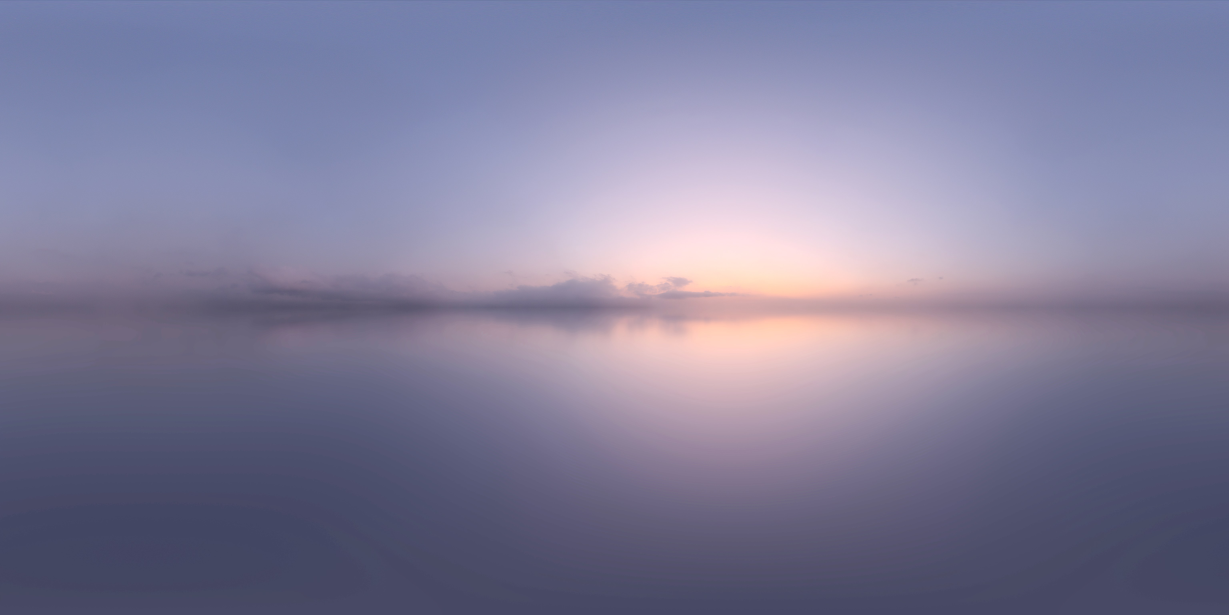
#> input picture assets_src/sky/qwantani_dusk_2_puresky_backdrop.jpg, 6144 x 3072 px, given in place of distressed_painted_planks_diff_2k.jpg, which was not available (shown at 1/5 size)
$ python 02_prepare_textures.py ../../../assets_src/sky/qwantani_dusk_2_puresky_backdrop.jpg
#> lines starting #> are read from the running program, lines starting #| are printed output that depends on the picture
"""由 Poly Haven 原图调色出项目贴图, 生成虚构招牌图集, 裁出参考图。
用法: python 02_prepare_textures.py <F:\\东京 路径>
"""
import glob
import os
import sys

import numpy as np
from PIL import Image, ImageDraw, ImageFilter, ImageFont

ROOT = os.path.dirname(os.path.dirname(os.path.abspath(__file__)))
TEX = os.path.join(ROOT, "textures")
REF = os.path.join(ROOT, "reference")
FONT = os.path.join(ROOT, "fonts", "ZenAntique-Regular.ttf")

# 所有招牌文字集中在这里, 同步抄到 japanese-text-list.csv 等人工核实
SHOP_NAME = "朝凪屋"
GOODS = "手焼きせんべい"
NOREN = "せんべい"
LANTERN = "朝凪"
PACK_A = "あられ"
PACK_B = "ざらめ"


def load(name):
#> called with name = 'distressed_painted_planks_diff_2k.jpg'
    return np.asarray(Image.open(os.path.join(TEX, name)).convert("RGB"), dtype=np.float32) / 255.0


def save(arr, name, size=None, quality=92):
    im = Image.fromarray((np.clip(arr, 0, 1) * 255).astype(np.uint8))
    if size:
        im = im.resize((size, size), Image.LANCZOS)
    im.save(os.path.join(TEX, name), quality=quality)


def lum(a):
    return (a * [0.2126, 0.7152, 0.0722]).sum(axis=2, keepdims=True)
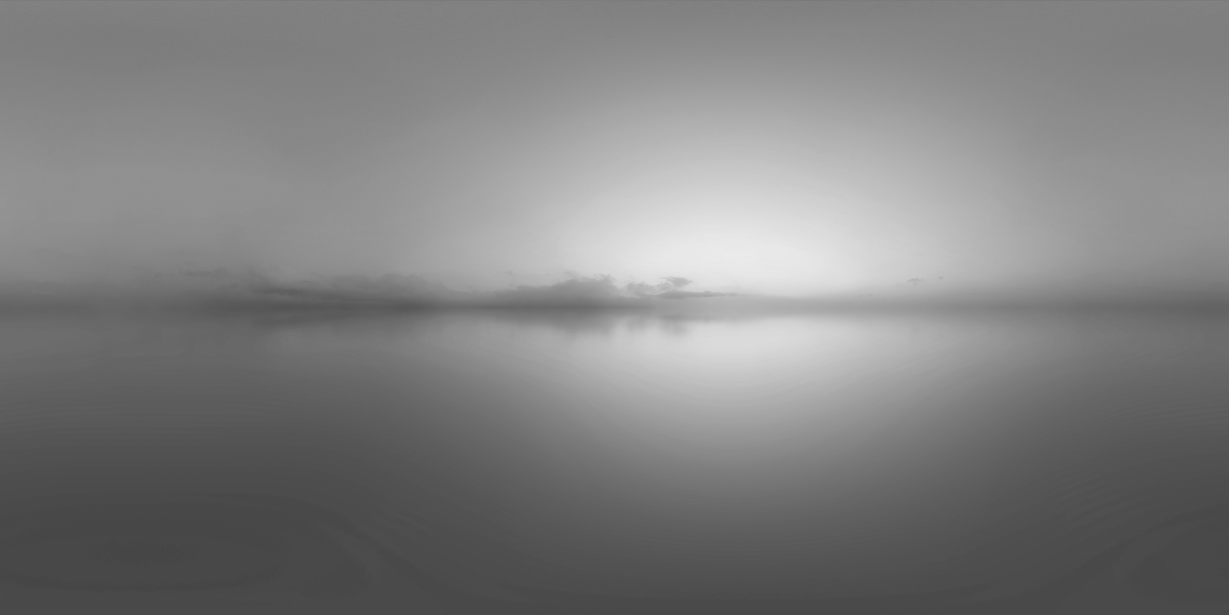
#> returned value: shape (3072, 6144, 1) float64 (shown at 1/5 size); min 0.266, max 0.94, mean 0.502


def grade():
    # 朱红涂装: 保留原图的掉漆, 涂层部分染朱红
    src = load("distressed_painted_planks_diff_2k.jpg")
    l = lum(src)
    detail = l / l.mean()
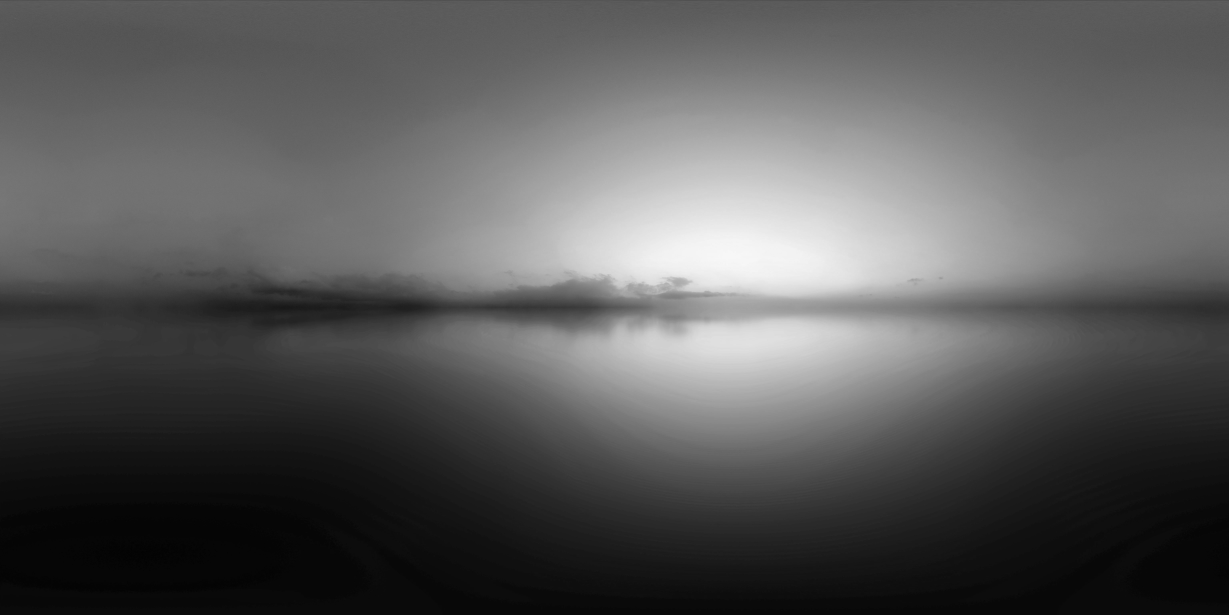
#> detail: shape (3072, 6144, 1) float64 (shown at 1/5 size); min 0.53, max 1.87, mean 1; drawn with min black and max white
    paint = np.array([0.56, 0.17, 0.10], dtype=np.float32) * detail
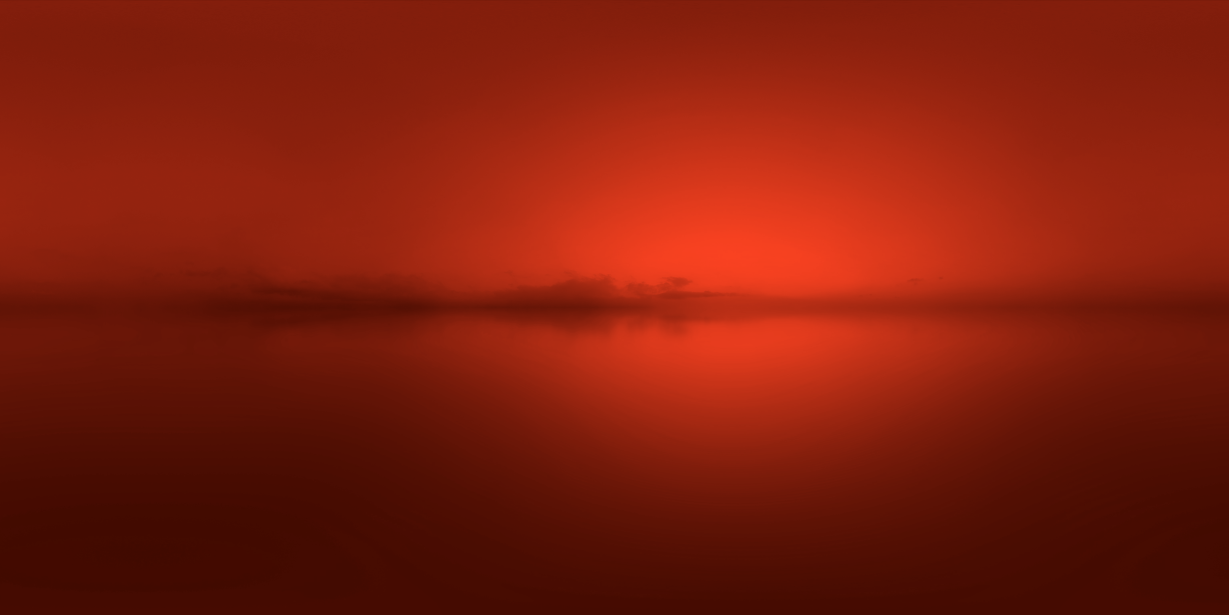
#> paint: shape (3072, 6144, 3) float64 (shown at 1/5 size); mean R, G, B 0.56, 0.17, 0.1; drawn with min black and max white
    # 原图橙色掉漆处露出暗木色
    chip = np.clip((src[..., 0:1] - src[..., 2:3]) * 6 - 0.45, 0, 1)
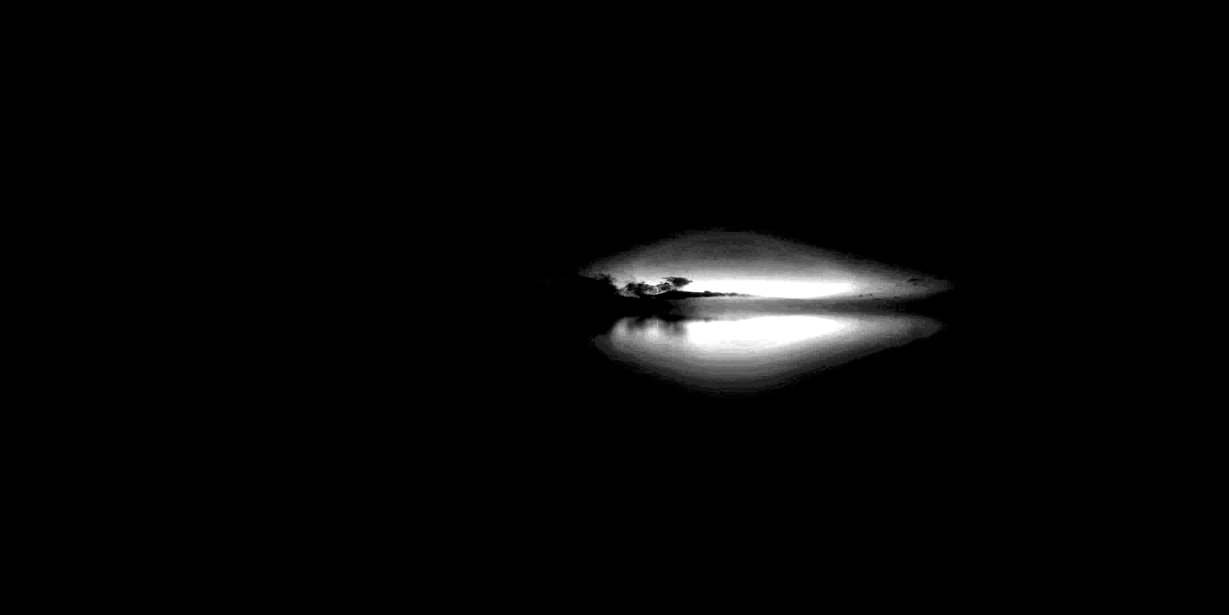
#> chip: shape (3072, 6144, 1) float32 (shown at 1/5 size); min 0, max 1, mean 0.025
    wood = np.array([0.25, 0.15, 0.10], dtype=np.float32) * detail
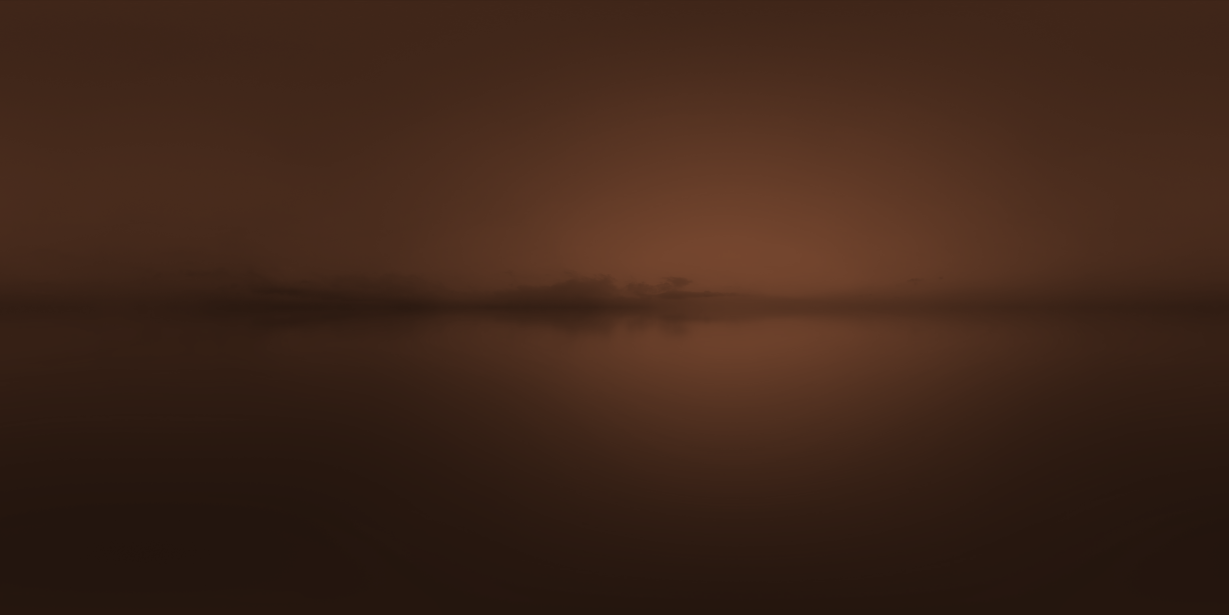
#> wood: shape (3072, 6144, 3) float64 (shown at 1/5 size); mean R, G, B 0.25, 0.15, 0.1
    save(paint * (1 - chip) + wood * chip, "yn_vermilion_basecolor_2k.jpg")
#> in save, `im = Image.fromarray((np.clip(arr, 0, 1) * 255).astype(np.uint8))`:
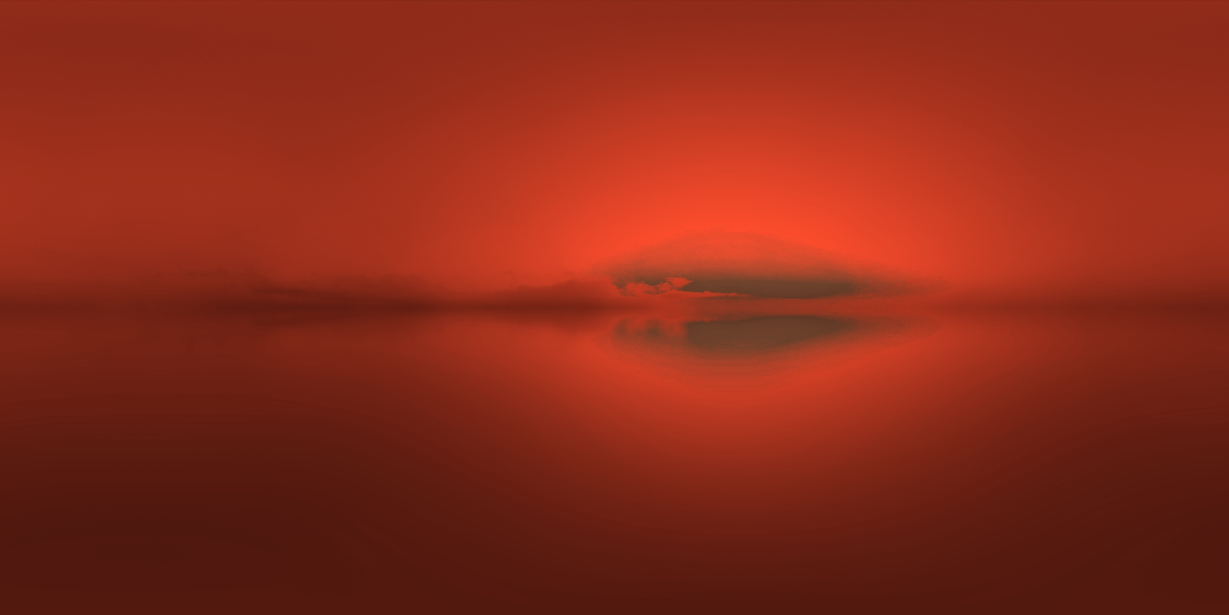
#> im: PIL image 6144x3072 RGB (shown at 1/5 size); mean R, G, B 139.1, 42.7, 25

    # 瓦: 压暗成接近例图的黑灰
    src = load("grey_roof_tiles_02_diff_2k.jpg")
    save(lum(src) ** 1.25 * np.array([0.42, 0.43, 0.46], dtype=np.float32), "yn_roof_basecolor_2k.jpg")

    # 老木: 把偏橙的雪松压成深褐
    src = load("japanese_cedar_planks_diff_2k.jpg")
    save(lum(src) ** 1.3 * np.array([0.60, 0.42, 0.28], dtype=np.float32), "yn_cedar_basecolor_2k.jpg")

    # 卷帘门: 略偏暖的旧铁灰
    src = load("painted_metal_shutter_diff_2k.jpg")
    save(lum(src) * np.array([0.92, 0.88, 0.80], dtype=np.float32), "yn_shutter_basecolor_1k.jpg", 1024)

    # 灰浆和铁皮: 仅降到 1K
    save(load("plastered_wall_02_diff_2k.jpg"), "yn_plaster_basecolor_1k.jpg", 1024)
    save(load("corrugated_iron_02_diff_2k.jpg"), "yn_corrugated_basecolor_1k.jpg", 1024)

    # 路面: 去掉偏棕, 接近例图的浅灰石板
    src = load("rectangular_paving_diff_2k.jpg")
    save(lum(src) * np.array([1.18, 1.14, 1.08], dtype=np.float32) * 1.15, "yn_paving_basecolor_2k.jpg")

    # 法线和 ORM: 重点材质保留 2K, 其余降到 1K
    keep_2k = {"distressed_painted_planks": "vermilion", "grey_roof_tiles_02": "roof",
               "japanese_cedar_planks": "cedar", "rectangular_paving": "paving"}
    to_1k = {"painted_metal_shutter": "shutter", "plastered_wall_02": "plaster",
             "corrugated_iron_02": "corrugated"}
    for asset, role in keep_2k.items():
        for src_key, dst_key in (("nor_gl", "normal"), ("arm", "orm")):
            Image.open(os.path.join(TEX, f"{asset}_{src_key}_2k.jpg")).save(
                os.path.join(TEX, f"yn_{role}_{dst_key}_2k.jpg"), quality=92)
    for asset, role in to_1k.items():
        for src_key, dst_key in (("nor_gl", "normal"), ("arm", "orm")):
            Image.open(os.path.join(TEX, f"{asset}_{src_key}_2k.jpg")).resize((1024, 1024), Image.LANCZOS).save(
                os.path.join(TEX, f"yn_{role}_{dst_key}_1k.jpg"), quality=92)


# [102 lines left out: functions text_center, aged, signs, refs, not called in this run]


if __name__ == "__main__":
#> (the run stopped early here; a loop or call above may not have finished)
